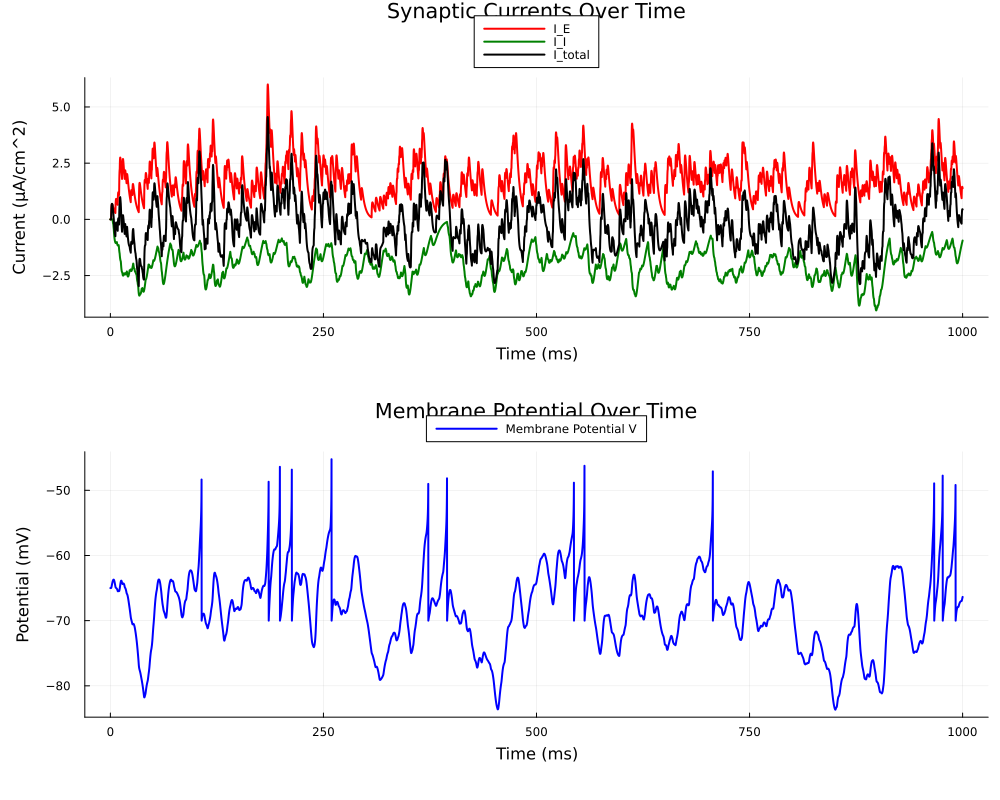

Source code (Julia):
using Distributions, Plots, Measures, ProgressMeter

# Parameters
C = 1.0 # µF/cm^2
gL = 0.1 # mS/cm^2
VL = -65.0 # mV
VT = -60.0 # mV
Vreset = -70.0 # mV
Vpeak = -45.0 # mV
Delta = 2.0 # mV
lambdaE = 500 # Hz
lambdaI = 500 # Hz
T = 5000 # ms
dt = 0.2 # ms
N_realizations = 1000

# Synaptic input parameters for E and I
tau1E = 4.0 # ms
tau2E = 0.4 # ms
tau1I = 6.0 # ms
tau2I = 1.75 # ms

# Functions phi, x, generate_poisson_spikes remain unchanged

function phi(V)
    return gL * Delta * exp((V - VT) / Delta)
end

function x(t, tau1, tau2, t_hat)
    if t < t_hat
        return 0
    else
        return exp(-(t-t_hat)/tau1) - exp(-(t-t_hat)/tau2)
    end
end

function generate_poisson_spikes(rate, T, dt)
    lambda_dt = rate * dt / 1000
    return rand(Bernoulli(lambda_dt), length(0:dt:T))
end

# Adjusted simulate_neuron function to include aE, aI parameters
function simulate_neuron(aE, aI,dt,T)
    time = 0:dt:T
    V = VL * ones(length(time))
    spikesE = generate_poisson_spikes(lambdaE, T, dt)
    spikesI = generate_poisson_spikes(lambdaI, T, dt)
    IE = zeros(length(time))
    II = zeros(length(time))
    spike_counts = 0

    for i in 2:length(time)
        t = time[i]
        IE[i] = aE * sum([x(t, tau1E, tau2E, time[j]) for j in findall(spikesE .== 1)])
        II[i] = aI * sum([x(t, tau1I, tau2I, time[j]) for j in findall(spikesI .== 1)])
        I_total = IE[i] + II[i]
        dVdt = (-gL * (V[i-1] - VL) + phi(V[i-1]) + I_total) / C
        V[i] = V[i-1] + dVdt * dt

        if V[i] >= Vpeak
            V[i] = Vreset
            spike_counts += 1
        end
    end

    return V, IE, II, spike_counts / (T / 1000) # Return firing rate in Hz
end

# Global scope
optimal_aE = 0.0
optimal_aI = 0.0
closest_rate = 1000000  # Initialize with a high value to ensure it gets updated properly
optimal_rate = 0

# Loop through aE and aI values
for aE in 0.80:0.01:1.0
    aI = -aE * (tau1E - tau2E) / (tau1I - tau2I)
    _, _,_, firing_rate = simulate_neuron(aE, aI,dt, T)  # Ensure T and simulate_neuron are defined
    
    println("aE: $aE, Firing Rate: $firing_rate")
    println("Best Firing Rate: $closest_rate")
    # Update global variables if the condition is met
    if abs(firing_rate - 13) < abs(closest_rate - 13)
        global closest_rate = firing_rate
        global optimal_aE = aE
        global optimal_aI = aI
        global optimal_rate = firing_rate
    end
end

# After the loop, you can use optimal_aE, optimal_aI, and optimal_rate for further processing



println("Optimal aE: $optimal_aE, Optimal aI: $optimal_aI, Firing Rate: $optimal_rate Hz")
T = 1000 # ms
dt = 1 # ms # time step in ms

# Compute Fano Factor for the optimal values
spike_counts = zeros(N_realizations)
@showprogress "Computing Fano Factor..." for n in 1:N_realizations
    _, _,_, spike_count = simulate_neuron(optimal_aE, optimal_aI,dt,T)
    spike_counts[n] = spike_count
end


M = mean(spike_counts)
Var = var(spike_counts)
FF = Var / M

println("Fano Factor: $FF")


using Plots  # Ensure the Plots package is used

# Assuming the simulation loop is set up correctly
while true
    T = 1000 # ms
    dt = 0.1 # time step in ms
    time = 0:dt:T
    V, IE, II, spike_count = simulate_neuron(optimal_aE, optimal_aI, dt,T)
    println("Spike Count: $spike_count")

    # When spike_count equals 13, proceed to plot
    if spike_count == 13
        # Calculate total current for plotting
        I_total = IE + II

        # Plotting the currents (IE, II, I_total) in one subplot
        currents_plot = plot(time, IE, label="I_E", color=:red, linewidth=2,left_margin=15mm,bottom_margin=15mm)
        plot!(currents_plot, time, II, label="I_I", color=:green, linewidth=2)
        plot!(currents_plot, time, I_total, label="I_total", color=:black, linewidth=2)
        title!(currents_plot, "Synaptic Currents Over Time")
        xlabel!(currents_plot, "Time (ms)")
        ylabel!(currents_plot, "Current (µA/cm^2)")

        # Plotting the membrane potential V in another subplot
        potential_plot = plot(time, V, label="Membrane Potential V", color=:blue, linewidth=2,left_margin=15mm,bottom_margin=15mm)
        title!(potential_plot, "Membrane Potential Over Time")
        xlabel!(potential_plot, "Time (ms)")
        ylabel!(potential_plot, "Potential (mV)")

        # Combining the two plots into a single figure with subplots arranged vertically
        combined_plot = plot(currents_plot, potential_plot, layout=(2, 1), size=(1000, 800), legend=:outertop)

        savefig(combined_plot, "p1_5.png")

        break
    end

    # Optional: Include logic for adjusting parameters or conditions to ensure the loop can eventually meet the exit condition
end
